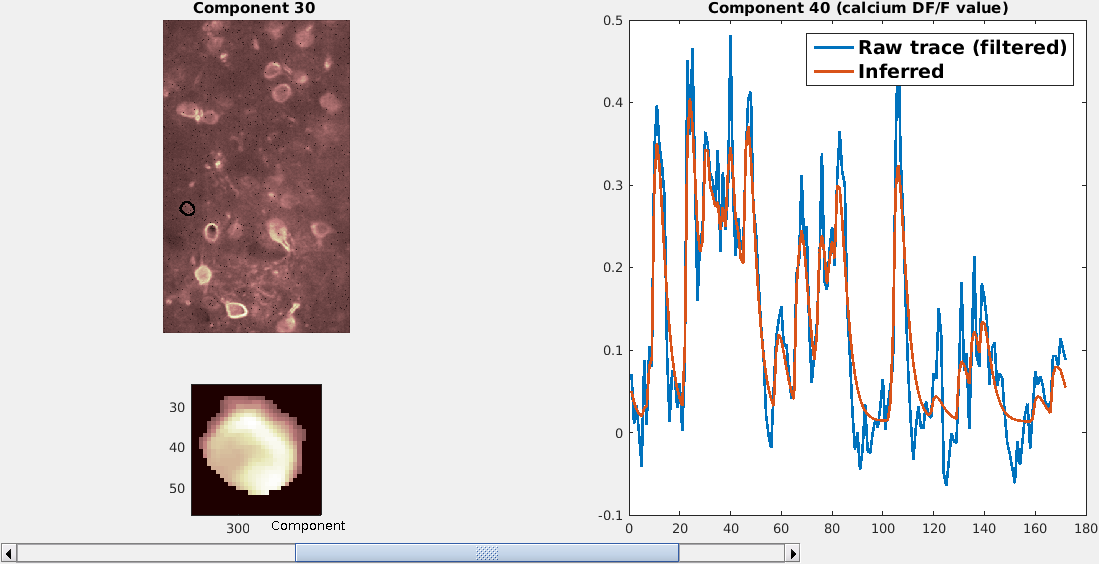
%> input picture ROIs.png, 1099 x 564 px
$ octave AG_Pixel_Correct.m   (GNU Octave 9; MATLAB toolbox functions it lacks are replaced by stand-ins)
%> lines starting %> are read from the running program, lines starting %| are printed output that depends on the picture
### maketiff.m
function output_filename = maketiff(varargin);
%this function writes a 3-D image stack as a multi-frame .tif file
%use : maketiff(myvariable, output_filename)
%   this returns the output_filename
%   if output_filname is excluded, a uiputfile gui opens to select a
%   filename
%note, an extra qualifier variable can be added to the end
%   maketiff(myvariable,qualifier) or maketiff(myvariable, output_filename, qualifier)
%the qualifier can be 'transpose', or 'nowb' to either transpose the matrix
%   before writing the tif, or to eliminate the waitbar.
%
%Written by Philbert S. Tsai on 08/03/05
%Last Updated : 06/10/06


nin = nargin;
filename = ' ';
transpose_yn = 0;
waitbar_yn = 1;
input_matrix = varargin{1};
if nin>1,
    qualifier1 = varargin{2};
    switch qualifier1,
        case 'transpose', transpose_yn = 1;
        case 'notranspose', transpose_yn = 0;
        case 'nowb', waitbar_yn = 0;
        otherwise filename = varargin{2};
    end
end


if filename == ' ';
    [filename,pathname,filterindex] = uiputfile('*.tif', 'Save as multiframe tif');
    filename = [pathname,filename];
end

if nin>2,
    qualifier1 = varargin{3};
    if strcmp(qualifier1,'transpose'), transpose_yn = 1; end
    if strcmp(qualifier1,'notranspose'), transpose_yn = 0; end
    if strcmp(qualifier1,'nowb'), waitbar_yn = 0; end
end


mysize = size(input_matrix);
x_size = mysize(1);
y_size = mysize(2);
temp = size(mysize);
if temp(2) == 3,
    z_size = mysize(3);
else
    z_size = 1;
end

current_frame = input_matrix(:,:,1);
if transpose_yn == 1; current_frame = transpose(current_frame);end

finfo = whos('input_matrix');
bitDepth = finfo.class;
switch bitDepth
    case {'uint8'}
        input_matrix = uint8(input_matrix);
    case {'uint16'}
        input_matrix = uint16(input_matrix);
    case {'logical'}
        input_matrix = uint8(input_matrix.*256);
end

current_frame = input_matrix(:,:,1);
imwrite(current_frame,filename,'tiff','Compression','none');


if z_size >1,
    if waitbar_yn == 1, wb = waitbar(0,'Writing multiframe tiff...');end
    for k = 2:z_size,
        current_frame = input_matrix(:,:,k);
        if transpose_yn == 1; current_frame = transpose(current_frame);end
        imwrite((current_frame),filename,'tiff','WriteMode','append','Compression','none');
        if waitbar_yn == 1, waitbar(k/z_size,wb), end
    end
    if waitbar_yn == 1, close(wb); end
end

output_filename = filename;

return

### AG_Pixel_Correct.m
%function AG_Pixel_Correct
clearvars;
%pixel offset correction
%this function deltes every other row and condenses the coloumns to half
addpath(genpath('/data/Amos'))
[fname,path]=uigetfile('*.tif');
%> the answer given: ROIs.png
cd(path);
%load (fullfile(path ,fname));
info = imfinfo(fname);
num_images = numel(info); %=how many frames I have

% [nRows,nCols]=size(imread(fname, 1));%read the 1st frame for initiating STK with zeroes
% STK = zeros(nRows,nCols,num_images); %,'uint16'
% STK=STK(1:2:end,:,:);

for k = 1:num_images
    [CurrentFrame,map] = imread(fname, k);
%> CurrentFrame is the input picture: size 564x1099x3 uint8; mean R, G, B 220.9, 216.5, 217.1
%> map = []
    CurrentFrame=CurrentFrame(1:2:end,:); %1:2:end removes all the odd rows, : leaves all the coloumns
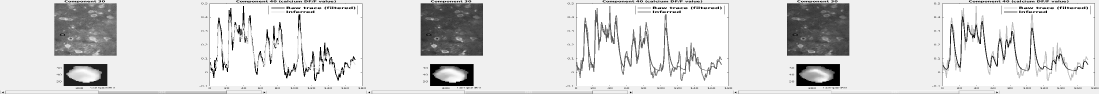
%> CurrentFrame: size 282x3297 uint8 (shown at 1/3 size); min 0, max 255, mean 218.4
    CurrentFrame = imresize(CurrentFrame,[size(CurrentFrame,1) size(CurrentFrame,2)/2]); %condence the columns
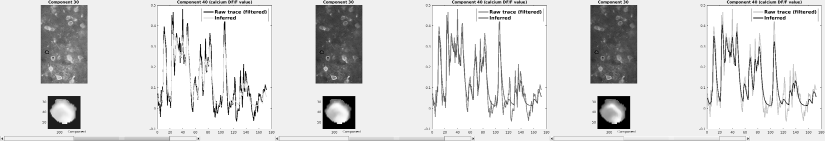
%> CurrentFrame: size 282x1649 uint8 (shown at 1/2 size); min 0, max 255, mean 218.3
    STK(:,:,k)=CurrentFrame;
end
fname=fname(1:end-8);
PixCorrFileName = strcat(fname,'_PixCorCh1');
cd(path);%added
[FileName,PathName,FilterIndex] = uiputfile('*.tif','Save file for motion correction',PixCorrFileName);
ptr2file=fullfile(PathName,FileName);
maketiff(STK,ptr2file);
%> in maketiff, `qualifier1 = varargin{2};`: qualifier1 = './out.png'
